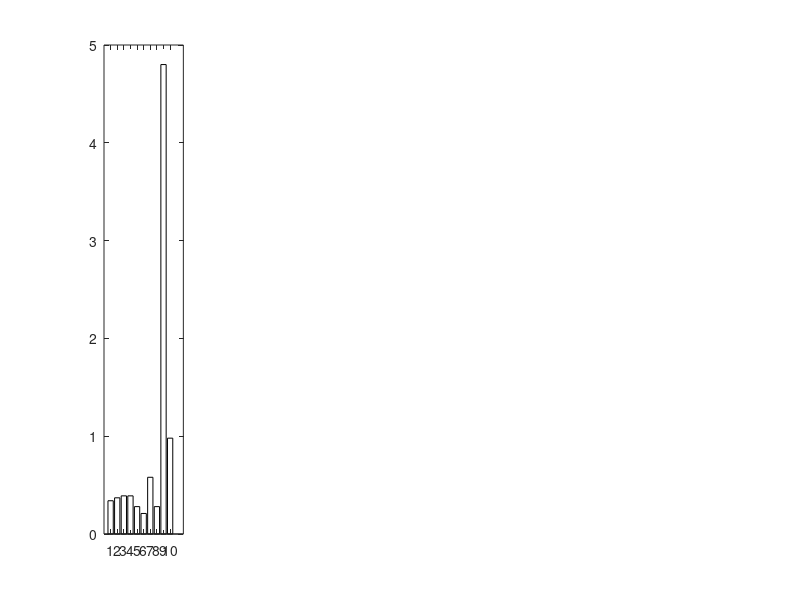

The MATLAB script that drew this image: (Note: this script raises an error after producing the figure.)
%% Code to generate performace evaluation 
% This code is related to the "Clutter Removal Techniques for Medical
% Microwave Imaging" paper which is under review.
%Created by Dr Md Abdul Awal 
%Thanks to Co-Authors Dr Lei Guo and Dr kamel Sulatn for providing the data.  

%%
clear all
close all

% Data from the provided tables
metrics = {'PPRR', 'CM', 'ASR', 'TCSR', 'TEPR'};
algorithms = {'Diff Sub', 'Avg Sub', 'Adj Sub', 'Sym Sub', 'SVD-based', 'Spatial-Filter', ...
              'Entropy-Window', 'Entropy-Wiener', 'ICA-based', 'EMD-based'};

% Example data for 5 tables
% Update these rows with your actual data for the 5 tables
table1 = [
    0.34, 0.37, 0.39, 0.39, 0.28, 0.21, 0.58, 0.28, 4.80, 0.98; % PPRR
    1, 0.55, 0.61, 0.60, 0.57, 0.60, 0.39, 0.47, 0.11, 0.37; % CM
    -27.05, -13.60, -18.98, -18.86, -15.72, -14.57, -8.65, -16.53, 8.13, 0.06; % ASR
    -11.12, -10.06, -9.92, -9.8, -9.51, -9.26, -3.02, -11.63, 8.3, -0.07; % TCSR
    0, 1.81, -0.24, -0.24, 0.83, 2.32, 11.05, -2.04, 11.13, 12.48; % TEPR
];
table2 = [
    0.32, 0.25, 0.37, 0.37, 0.27, 0.20, 0.55, 0.42, 2.98, 0.99; % PPRR
    1, 0.55, 0.58, 0.58, 0.56, 0.59, 0.37, 0.39, 0.17, 0.36; % CM
    -27.10, -13.13, -18.53, -18.41, -15.33, -14.11, -10.66, -9.25, 4.10, 0.0005; % ASR
    -8.72, -7.16, -6.91, -6.93, -7.15, -6.40, -3.73, -8.55, 2.49, -0.16; % TCSR
    0, 2.08, -0.62, -0.86, 0.75, 2.52, 8.93, 2.73, 10.19, 10.92; % TEPR
];
table3 = [
    0.40, 0.45, 0.48, 0.48, 0.22, 0.25, 0.58, 0.39, 6.13, 0.99; % PPRR
    1, 0.55, 0.61, 0.58, 0.55, 0.61, 0.51, 0.46, 0.12, 0.40; % CM
    -24.72, -12.40, -17.43, -18.31, -16.01, -13.05, -8.98, -10.37, 9.52, -0.02; % ASR
    -12.05, -11.56, -11.21, -11.96, -11.22, -10.41, -1.64, -9.4, 7.18, 0.11; % TCSR
    0, 1.32, -0.48, -4.6, -1.33, 2.22, 9.53, 2.51, 11.84, 11.4; % TEPR
];
table4 = [
    0.37, 0.42, 0.45, 0.45, 0.27, 0.23, 0.81, 0.41, 6.68, 0.99; % PPRR
    1, 0.53, 0.56, 0.55, 0.54, 0.56, 0.47, 0.42, 0.13, 0.37; % CM
    -26.19, -12.38, -16.61, -16.46, -15.91, -12.85, -5.10, -9.44, 11.24, -0.006; % ASR
    -11.07, -9.97, -8.65, -8.56, -10.03, -8.9, -7.60, -8.22, 10.46, 0.29; % TCSR
    0, 1.7, -0.35, -2.88, -0.51, 2.45, 10.80, 3.46, 15.37, 12.0; % TEPR
];
table5 = [
    0.21, 0.86, 1.49, 1.53, 0.52, 0.51, 0.73, 0.40, 3.83, 0.99; % PPRR
    1, 0.37, 0.37, 0.34, 0.38, 0.37, 0.35, 0.40, 0.16, 0.35; % CM
    -29.65, -2.33, 1.43, -0.80, -6.32, -1.32, -6.89, -9.42, 5.69, -0.022; % ASR
    -13.48, -1.15, 2.36, 1.13, -1.35, -0.26, -3.99, -4.03, 5.11, 0.15; % TCSR
    0, 14.56, 18.22, 14.45, 11.12, 15.56, 15.41, 9.29, 17.64, 16.20; % TEPR
];

% Combine all tables
all_tables = {table1, table2, table3, table4, table5};

% Define a custom colormap with distinctly different colors
cmap = [
    0.00, 0.45, 0.74;  % Blue
    0.85, 0.33, 0.10;  % Red-Orange
    0.93, 0.69, 0.13;  % Yellow
    0.49, 0.18, 0.56;  % Purple
    0.47, 0.67, 0.19;  % Green
    0.30, 0.75, 0.93;  % Cyan
    0.64, 0.08, 0.18;  % Dark Red
    0.98, 0.38, 0.58;  % Pink
    0.79, 0.70, 0.84;  % Lavender
    0.30, 0.30, 0.30;  % Gray
];

% Create the figures and subplots for each metric
for i = 1:length(metrics)
    figure;
    metric = metrics{i};
    for j = 1:length(all_tables)
        subplot(1, 5, j);
        % Plot each bar with a different color
        b = bar(all_tables{j}(i, :), 'FaceColor', 'flat');
        % Assign colors from the custom colormap
        for k = 1:length(algorithms)
            b.CData(k, :) = cmap(k, :);
        end
        title(['Case ', num2str(j)]);
        xlabel('Algorithms');
        ylabel(metric);
        set(gca, 'XTickLabel', algorithms, 'XTickLabelRotation', 45);
    end
    sgtitle(['Performance Metric: ', metric]); % Title for the entire figure
end


%%
% Define the custom colormap with 10 distinct colors
% Define the custom colormap with 10 distinct colors
cmap = [
    0.00, 0.45, 0.74; % Blue
    0.85, 0.33, 0.10; % Red-Orange
    0.93, 0.69, 0.13; % Yellow
    0.49, 0.18, 0.56; % Purple
    0.47, 0.67, 0.19; % Green
    0.30, 0.75, 0.93; % Cyan
    0.64, 0.08, 0.18; % Dark Red
    0.98, 0.38, 0.58; % Pink
    0.79, 0.70, 0.84; % Lavender
    0.30, 0.30, 0.30  % Gray
];

% Corresponding labels for each color
labels = {'Diff Sub', 'Avg Sub', 'Adj Sub', 'Sym Sub', 'SVD-based', 'Spatial-Filter', ...
    'Entropy-Window', 'Entropy-Wiener', 'ICA-based', 'EMD-based'};

% Create a figure with increased size
figure('Position', [100, 100, 1200, 500]);

% Create individual bars instead of a single bar object
hold on;
for k = 1:length(cmap)
    h(k) = bar(k, 1, 'FaceColor', cmap(k,:));
end
hold off;

% Add a legend with the corresponding labels
lgd = legend(h, labels, 'Location', 'eastoutside');
% Adjust legend properties for better visibility
lgd.FontSize = 10;

% Set axis limits
ylim([0 1.2]);
xlim([0 11]);

% Remove the x-axis and y-axis ticks
set(gca, 'XTick', [], 'YTick', []);

% Remove the box around the plot
set(gca, 'box', 'off');

% Adjust figure to ensure legend is visible
set(gcf, 'Units', 'Normalized');
pos = get(gcf, 'Position');
pos(3) = pos(3) * 1.2; % Increase width by 20%
set(gcf, 'Position', pos);